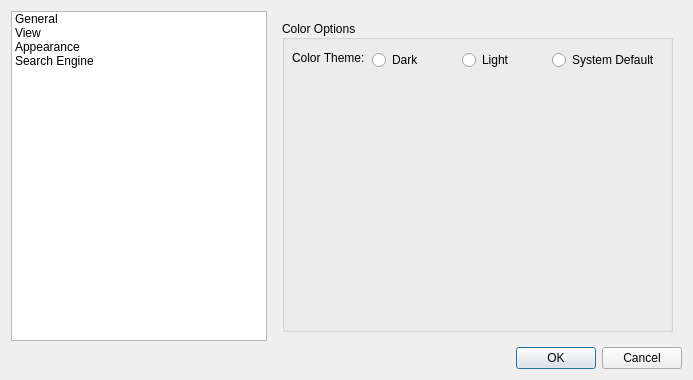
<?xml version="1.0" encoding="UTF-8"?>
<ui version="4.0">
 <class>PreferencesDialog</class>
 <widget class="QDialog" name="PreferencesDialog">
  <property name="geometry">
   <rect>
    <x>0</x>
    <y>0</y>
    <width>693</width>
    <height>380</height>
   </rect>
  </property>
  <property name="windowTitle">
   <string>Preferences</string>
  </property>
  <property name="windowIcon">
   <iconset>
    <normaloff>:/icons/settings_w.png</normaloff>:/icons/settings_w.png</iconset>
  </property>
  <layout class="QFormLayout" name="formLayout">
   <item row="0" column="1">
    <widget class="QStackedWidget" name="stackedWidget">
     <property name="currentIndex">
      <number>2</number>
     </property>
     <widget class="QWidget" name="General">
      <layout class="QGridLayout" name="gridLayout_4">
       <item row="1" column="1">
        <widget class="QGroupBox" name="groupBox_4">
         <property name="title">
          <string>Recently Closed Files Options</string>
         </property>
         <widget class="QLabel" name="label_5">
          <property name="geometry">
           <rect>
            <x>10</x>
            <y>30</y>
            <width>61</width>
            <height>16</height>
           </rect>
          </property>
          <property name="text">
           <string>Files Limit:</string>
          </property>
         </widget>
         <widget class="QLineEdit" name="RCFBox">
          <property name="geometry">
           <rect>
            <x>70</x>
            <y>30</y>
            <width>71</width>
            <height>19</height>
           </rect>
          </property>
         </widget>
         <widget class="QPushButton" name="SetRCF">
          <property name="geometry">
           <rect>
            <x>310</x>
            <y>30</y>
            <width>71</width>
            <height>19</height>
           </rect>
          </property>
          <property name="text">
           <string>Set</string>
          </property>
         </widget>
        </widget>
       </item>
       <item row="0" column="1">
        <widget class="QGroupBox" name="SaveOptions">
         <property name="title">
          <string>Save Options</string>
         </property>
         <widget class="QLabel" name="label_4">
          <property name="geometry">
           <rect>
            <x>10</x>
            <y>40</y>
            <width>111</width>
            <height>16</height>
           </rect>
          </property>
          <property name="text">
           <string>Turn On Auto Save:</string>
          </property>
         </widget>
         <widget class="QRadioButton" name="On">
          <property name="geometry">
           <rect>
            <x>120</x>
            <y>40</y>
            <width>90</width>
            <height>16</height>
           </rect>
          </property>
          <property name="text">
           <string>On</string>
          </property>
          <property name="checked">
           <bool>true</bool>
          </property>
         </widget>
         <widget class="QRadioButton" name="Off">
          <property name="geometry">
           <rect>
            <x>220</x>
            <y>40</y>
            <width>90</width>
            <height>16</height>
           </rect>
          </property>
          <property name="text">
           <string>Off</string>
          </property>
         </widget>
         <widget class="QLabel" name="SaveLabel">
          <property name="geometry">
           <rect>
            <x>10</x>
            <y>60</y>
            <width>91</width>
            <height>16</height>
           </rect>
          </property>
          <property name="text">
           <string>Auto Save Every:</string>
          </property>
         </widget>
         <widget class="QLineEdit" name="SaveBox">
          <property name="geometry">
           <rect>
            <x>100</x>
            <y>60</y>
            <width>131</width>
            <height>19</height>
           </rect>
          </property>
         </widget>
         <widget class="QComboBox" name="SaveCombo">
          <property name="geometry">
           <rect>
            <x>240</x>
            <y>60</y>
            <width>61</width>
            <height>19</height>
           </rect>
          </property>
          <item>
           <property name="text">
            <string>Sec</string>
           </property>
          </item>
          <item>
           <property name="text">
            <string>Min</string>
           </property>
          </item>
          <item>
           <property name="text">
            <string>Hr</string>
           </property>
          </item>
         </widget>
         <widget class="QPushButton" name="SetSave">
          <property name="geometry">
           <rect>
            <x>310</x>
            <y>60</y>
            <width>71</width>
            <height>19</height>
           </rect>
          </property>
          <property name="text">
           <string>Set</string>
          </property>
         </widget>
        </widget>
       </item>
      </layout>
     </widget>
     <widget class="QWidget" name="View">
      <layout class="QGridLayout" name="gridLayout_2">
       <item row="0" column="0">
        <widget class="QGroupBox" name="groupBox_2">
         <property name="title">
          <string>Status Bar</string>
         </property>
         <widget class="QLabel" name="label_2">
          <property name="geometry">
           <rect>
            <x>10</x>
            <y>30</y>
            <width>51</width>
            <height>16</height>
           </rect>
          </property>
          <property name="text">
           <string>Visibility:</string>
          </property>
         </widget>
         <widget class="QRadioButton" name="Show">
          <property name="enabled">
           <bool>true</bool>
          </property>
          <property name="geometry">
           <rect>
            <x>70</x>
            <y>30</y>
            <width>61</width>
            <height>20</height>
           </rect>
          </property>
          <property name="text">
           <string>Show</string>
          </property>
          <property name="checked">
           <bool>true</bool>
          </property>
         </widget>
         <widget class="QRadioButton" name="Hide">
          <property name="geometry">
           <rect>
            <x>150</x>
            <y>30</y>
            <width>90</width>
            <height>20</height>
           </rect>
          </property>
          <property name="sizePolicy">
           <sizepolicy hsizetype="Minimum" vsizetype="Fixed">
            <horstretch>0</horstretch>
            <verstretch>0</verstretch>
           </sizepolicy>
          </property>
          <property name="font">
           <font>
            <bold>false</bold>
            <underline>false</underline>
           </font>
          </property>
          <property name="autoFillBackground">
           <bool>false</bool>
          </property>
          <property name="text">
           <string>Hide</string>
          </property>
         </widget>
        </widget>
       </item>
      </layout>
     </widget>
     <widget class="QWidget" name="Apperance">
      <layout class="QGridLayout" name="gridLayout">
       <item row="0" column="1">
        <widget class="QGroupBox" name="groupBox">
         <property name="title">
          <string>Color Options</string>
         </property>
         <property name="alignment">
          <set>Qt::AlignmentFlag::AlignLeading|Qt::AlignmentFlag::AlignLeft|Qt::AlignmentFlag::AlignVCenter</set>
         </property>
         <property name="flat">
          <bool>false</bool>
         </property>
         <widget class="QRadioButton" name="Dark">
          <property name="geometry">
           <rect>
            <x>90</x>
            <y>30</y>
            <width>48</width>
            <height>20</height>
           </rect>
          </property>
          <property name="text">
           <string>Dark</string>
          </property>
         </widget>
         <widget class="QLabel" name="label">
          <property name="geometry">
           <rect>
            <x>10</x>
            <y>30</y>
            <width>72</width>
            <height>16</height>
           </rect>
          </property>
          <property name="text">
           <string>Color Theme:</string>
          </property>
         </widget>
         <widget class="QRadioButton" name="Light">
          <property name="geometry">
           <rect>
            <x>180</x>
            <y>30</y>
            <width>51</width>
            <height>20</height>
           </rect>
          </property>
          <property name="text">
           <string>Light</string>
          </property>
         </widget>
         <widget class="QRadioButton" name="SysDef">
          <property name="geometry">
           <rect>
            <x>270</x>
            <y>30</y>
            <width>111</width>
            <height>20</height>
           </rect>
          </property>
          <property name="text">
           <string>System Default</string>
          </property>
         </widget>
        </widget>
       </item>
      </layout>
     </widget>
     <widget class="QWidget" name="searchEngine">
      <layout class="QGridLayout" name="gridLayout_3">
       <item row="0" column="1">
        <widget class="QGroupBox" name="groupBox_3">
         <property name="title">
          <string>Search Engine</string>
         </property>
         <widget class="QLabel" name="label_3">
          <property name="geometry">
           <rect>
            <x>10</x>
            <y>30</y>
            <width>171</width>
            <height>16</height>
           </rect>
          </property>
          <property name="text">
           <string>Select the default search engine:</string>
          </property>
         </widget>
         <widget class="QRadioButton" name="google">
          <property name="geometry">
           <rect>
            <x>200</x>
            <y>30</y>
            <width>90</width>
            <height>16</height>
           </rect>
          </property>
          <property name="text">
           <string>Google.com</string>
          </property>
         </widget>
         <widget class="QRadioButton" name="dDGo">
          <property name="geometry">
           <rect>
            <x>200</x>
            <y>50</y>
            <width>121</width>
            <height>16</height>
           </rect>
          </property>
          <property name="text">
           <string>Duckduckgo.com</string>
          </property>
         </widget>
         <widget class="QRadioButton" name="yahoo">
          <property name="geometry">
           <rect>
            <x>200</x>
            <y>90</y>
            <width>121</width>
            <height>16</height>
           </rect>
          </property>
          <property name="text">
           <string>Yahoo.com</string>
          </property>
         </widget>
         <widget class="QRadioButton" name="bing">
          <property name="geometry">
           <rect>
            <x>200</x>
            <y>70</y>
            <width>121</width>
            <height>16</height>
           </rect>
          </property>
          <property name="text">
           <string>Bing.com</string>
          </property>
         </widget>
         <widget class="QRadioButton" name="brave">
          <property name="geometry">
           <rect>
            <x>200</x>
            <y>110</y>
            <width>121</width>
            <height>16</height>
           </rect>
          </property>
          <property name="text">
           <string>Brave.com</string>
          </property>
         </widget>
         <widget class="QRadioButton" name="stackOF">
          <property name="geometry">
           <rect>
            <x>200</x>
            <y>130</y>
            <width>131</width>
            <height>16</height>
           </rect>
          </property>
          <property name="text">
           <string>Stackoverflow.com</string>
          </property>
         </widget>
         <widget class="QRadioButton" name="gitHub">
          <property name="geometry">
           <rect>
            <x>200</x>
            <y>150</y>
            <width>121</width>
            <height>16</height>
           </rect>
          </property>
          <property name="text">
           <string>Github.com</string>
          </property>
         </widget>
         <widget class="QRadioButton" name="deMo">
          <property name="geometry">
           <rect>
            <x>200</x>
            <y>170</y>
            <width>141</width>
            <height>16</height>
           </rect>
          </property>
          <property name="text">
           <string>developer.mozilla.org</string>
          </property>
         </widget>
         <widget class="QRadioButton" name="devDocs">
          <property name="geometry">
           <rect>
            <x>200</x>
            <y>190</y>
            <width>121</width>
            <height>16</height>
           </rect>
          </property>
          <property name="text">
           <string>Devdocs.io</string>
          </property>
         </widget>
         <widget class="QRadioButton" name="sExchange">
          <property name="geometry">
           <rect>
            <x>200</x>
            <y>210</y>
            <width>131</width>
            <height>16</height>
           </rect>
          </property>
          <property name="text">
           <string>Stackexchange.com</string>
          </property>
         </widget>
         <widget class="QRadioButton" name="sourceGr">
          <property name="geometry">
           <rect>
            <x>200</x>
            <y>230</y>
            <width>121</width>
            <height>16</height>
           </rect>
          </property>
          <property name="text">
           <string>Sourcegraph.com</string>
          </property>
         </widget>
         <widget class="QRadioButton" name="grep">
          <property name="geometry">
           <rect>
            <x>200</x>
            <y>250</y>
            <width>121</width>
            <height>16</height>
           </rect>
          </property>
          <property name="text">
           <string>Grep.app</string>
          </property>
         </widget>
         <widget class="QRadioButton" name="searchCode">
          <property name="geometry">
           <rect>
            <x>200</x>
            <y>270</y>
            <width>121</width>
            <height>16</height>
           </rect>
          </property>
          <property name="text">
           <string>Searchcode.com</string>
          </property>
         </widget>
        </widget>
       </item>
      </layout>
     </widget>
    </widget>
   </item>
   <item row="1" column="1">
    <widget class="QDialogButtonBox" name="buttonBox">
     <property name="standardButtons">
      <set>QDialogButtonBox::StandardButton::Cancel|QDialogButtonBox::StandardButton::Ok</set>
     </property>
    </widget>
   </item>
   <item row="0" column="0">
    <widget class="QListWidget" name="PrefList">
     <property name="lineWidth">
      <number>15</number>
     </property>
     <item>
      <property name="text">
       <string>General</string>
      </property>
     </item>
     <item>
      <property name="text">
       <string>View</string>
      </property>
     </item>
     <item>
      <property name="text">
       <string>Appearance</string>
      </property>
     </item>
     <item>
      <property name="text">
       <string>Search Engine</string>
      </property>
     </item>
    </widget>
   </item>
  </layout>
 </widget>
 <resources/>
 <connections/>
</ui>
